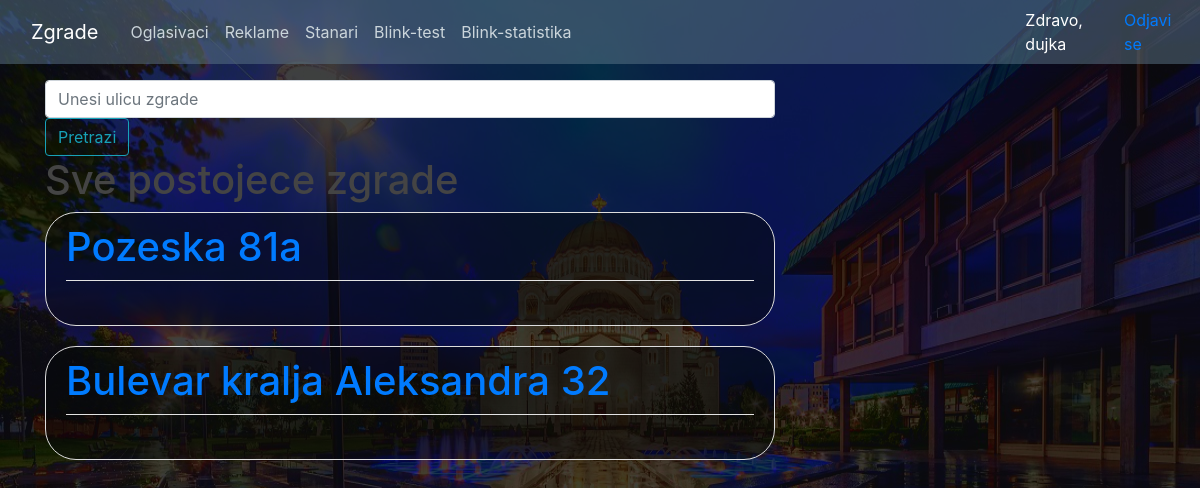
Page /zgrade (signed in) on the committed database.
### blog/models.py (models this page shows, shortened)
class Zgrada(models.Model):
    ulica = models.CharField(max_length=255)
    broj = models.CharField(max_length=255)

### blog/views.py (the view)
# urls.py: path('zgrade', ZgradaListView.as_view(), name='zgrada-list'),
class ZgradaListView(ListView):
    model = Zgrada
    context_object_name = 'zgrade'
    def get_queryset(self):
        queryset = Zgrada.objects.all()
        ulica = self.request.GET.get("ulica")
        if ulica:
            if(ulica != ''):
                queryset = Zgrada.objects.filter(ulica__icontains = ulica)
        return queryset

### blog/templates/blog/zgrada_list.html
{% extends "blog/base.html" %}
{% block content %}
    <form action= {% url 'zgrada-list' %} method="GET">
      <input id="ulica" type="text" name="ulica" placeholder="Unesi ulicu zgrade" class="form-control">
      <input type="submit" value="Pretrazi" class="btn btn-outline-info">
    </form>
    <h1> Sve postojece zgrade</h1>
    {% for zgrada in zgrade %}
        <article class="media content-section">
          <div class="media-body">
            <div class="article-metadata">
             <h1> <a class="mr-2" href="{% url 'zgrada-detail' zgrada.id %}">{{ zgrada.ulica}} {{ zgrada.broj }}</a> </h1>
        </article>
    {% endfor %}
{% endblock content %}

### blog/templates/blog/base.html (shortened to what this page needs)
{% load static %}
<!DOCTYPE html>
<html>
<head>
      <link rel="stylesheet" href="https://stackpath.bootstrapcdn.com/bootstrap/4.1.3/css/bootstrap.min.css">
    <link href="https://gitcdn.github.io/bootstrap-toggle/2.2.2/css/bootstrap-toggle.min.css" rel="stylesheet">
    <link rel="stylesheet" type="text/css" href="{% static 'blog/main.css' %}">
</head>
<body>
    <header class="site-header" id="header">
      <nav class="navbar navbar-expand-md navbar-dark bg-steel fixed-top">
        <div class="container">
          <a class="navbar-brand mr-4" href="{% url 'zgrada-list' %}">Zgrade</a>
          <div class="collapse navbar-collapse" id="navbarToggle">
            <div class="navbar-nav mr-auto">
              {% if request.user.is_authenticated %}
              <a class="nav-item nav-link" href="{% url 'oglasivac-list' %}">Oglasivaci</a>
              <a class="nav-item nav-link" href="{% url 'reklama-list' %}">Reklame</a>
              <a class="nav-item nav-link" href="{% url 'stanar-list' %}">Stanari</a>
              <a class="nav-item nav-link" href="{% url 'blink' %}">Blink-test</a>
              <a class="nav-item nav-link" href="{% url 'blinkstat' %}">Blink-statistika</a>
              {% endif %}
            </div>
          </div>
        </div>
        {% if request.user.is_authenticated %}
        <span class="text-white">Zdravo, {{ request.user }}</span>
        <span class="text-white" style="margin-left: 10px"><a href="{% url 'logout' %}">Odjavi se</a></span>
        {% else %}
        <a href="{% url 'login' %}" class="btn btn-sm btn-success">Log in here!</a>
        {% endif %}
      </nav>
    </header>
    <main role="main" class="container">
      <div class="row">
        <div class="col-md-8">
          {% block content %}{% endblock %}
        </div>
        </div>
    </main>
</body>
</html>

### blog/static/blog/main.css (style rules this page uses)
body { background: #fafafa; color: #b25454; margin-top: 5rem; }
h1, h2, h3, h5, h6 { color: #444444; }
.bg-steel { background-color: rgba(95,120,138,0.5); }
.site-header .navbar-nav .nav-link { color: #cbd5db; }
.content-section { background: rgba(6, 9, 10, 0.5); padding: 10px 20px; border: 1px solid #dddddd; border-radius: 31px; margin-bottom: 20px; padding-bottom:40px; }
.article-metadata { padding-bottom: 1px; margin-bottom: 4px; border-bottom: 1px solid #e3e3e3 }

### blog/templates/blog/base.html (style rules this page uses)
body { background-color: rgba(40, 0, 0, 0.79) !important; background-image: url("../../static/blog/beograd.jpg"); background-repeat: repeat-y; height:800px; background-size: 100% 100%; background-blend-mode: color; }

### rows in the picture
Zgrada: ulica "Pozeska", broj "81a"
Zgrada: ulica "Bulevar kralja Aleksandra", broj "32"

### other values in the picture
{{ request.user }} "dujka"
